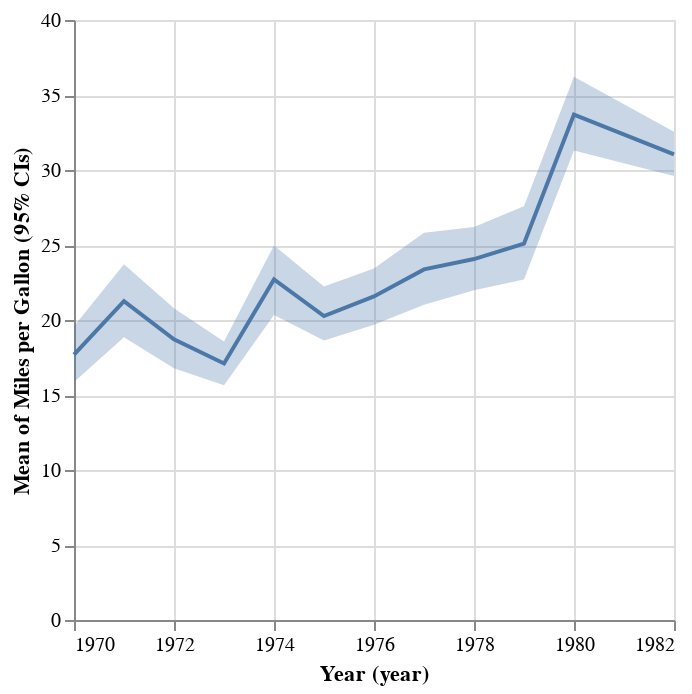

Notebook code for this chart:
### Markdown cell above
#### Line Chart with Confidence Interval Band

### Code cell
dataset("cars") |> vl"""
{
  "$schema": "https://vega.github.io/schema/vega-lite/v2.json",
  "layer": [
    {
      "mark": "area",
      "encoding": {
        "x": {
          "field": "Year",
          "type": "temporal",
          "timeUnit": "year"
        },
        "y": {
          "aggregate": "ci0",
          "field": "Miles_per_Gallon",
          "type": "quantitative",
          "axis": {"title": "Mean of Miles per Gallon (95% CIs)"}
        },
        "y2": {
          "aggregate": "ci1",
          "field": "Miles_per_Gallon",
          "type": "quantitative"
        },
        "opacity": {"value": 0.3}
      }
    },
    {
      "mark": "line",
      "encoding": {
        "x": {
          "field": "Year",
          "type": "temporal",
          "timeUnit": "year"
        },
        "y": {
          "aggregate": "mean",
          "field": "Miles_per_Gallon",
          "type": "quantitative"
        }
      }
    }
  ]
}
"""

### Figure 1 — Vega-Lite specification as saved in the notebook (floating-point values rounded to 4 significant figures; data arrays with more than 128 entries replaced by an {"elided": "..."} marker saying what was removed)
{"$schema": "https://vega.github.io/schema/vega-lite/v2.json", "data": {"values": {"elided": "406 records"}}, "layer": [{"encoding": {"opacity": {"value": 0.3}, "x": {"field": "Year", "timeUnit": "year", "type": "temporal"}, "y": {"aggregate": "ci0", "axis": {"title": "Mean of Miles per Gallon (95% CIs)"}, "field": "Miles_per_Gallon", "type": "quantitative"}, "y2": {"aggregate": "ci1", "field": "Miles_per_Gallon", "type": "quantitative"}}, "mark": "area"}, {"encoding": {"x": {"field": "Year", "timeUnit": "year", "type": "temporal"}, "y": {"aggregate": "mean", "field": "Miles_per_Gallon", "type": "quantitative"}}, "mark": "line"}]}
